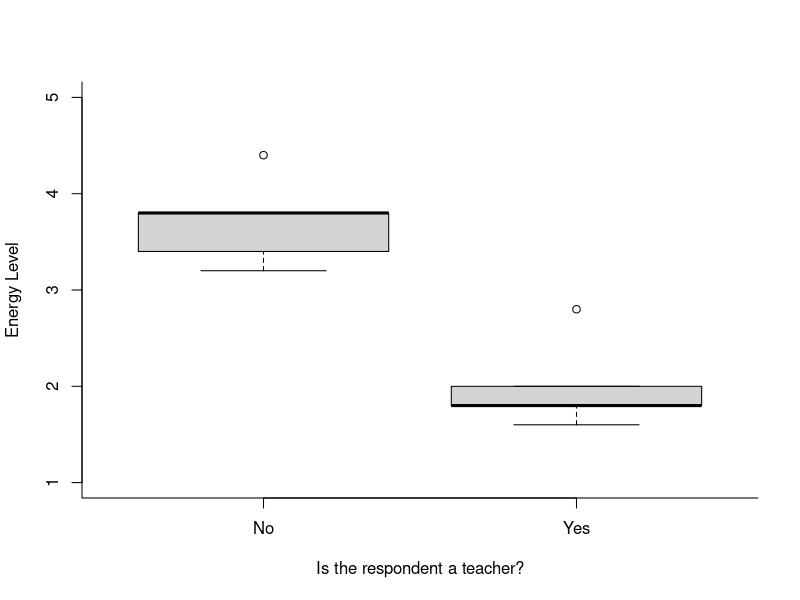

Write R code to recreate this figure.
## ---- chunk 1
library(tufte)
# invalidate cache when the tufte version changes
knitr::opts_chunk$set(tidy = FALSE, cache.extra = packageVersion('tufte'))
options(htmltools.dir.version = FALSE)
## ---- chunk 2
dat<- read.csv("SchoolSurvey.csv")
## ---- chunk 3
knitr::kable(dat,align=rep('c',7))
## ---- chunk 4
dat<- read.csv("SchoolSurvey.csv")
## ---- chunk 5
dat
## ---- chunk 6
head(dat)
## ---- chunk 7
tail(dat)
## ---- chunk 8
str(dat)
## ---- chunk 9
names(dat)
## ---- chunk 10
dput(names(dat))
## ---- chunk 11
dat$Lik1
## ---- chunk 12
dat[ ,"Lik1"]
## ---- chunk 13
dat[1:3,"Lik1"]
## ---- chunk 14
dat[1:3, 2]
## ---- chunk 15
Likerts<- c("Lik1", "Lik2", "Lik3", "Lik4", "Lik5")
Likerts
## ---- chunk 16
dat[ ,Likerts]
## ---- chunk 17
dat[ ,c("Lik1","Teacher") ]
## ---- chunk 18
summary(dat)
## ---- chunk 19
summary(dat$Lik1)
## ---- chunk 20
summary(dat[1:3,"Lik1"])
## ---- chunk 21
summary(dat[,Likerts])
## ---- chunk 22
minX <- min(dat$Lik1)
maxX <- max(dat$Lik1)
medX <- median(dat$Lik1)
## ---- chunk 23
minX
medX
maxX
## ---- chunk 24
maxX - minX
## ---- chunk 25
mean(dat$Lik1)
var(dat$Lik1)
sd(dat$Lik1)
## ---- chunk 26
dat$Energy<- apply(dat[ ,Likerts], MARGIN = 1, mean)
# Let's view the data frame:
dat
# Let's perform the summary function on the new variable.
summary(dat$Energy)
## ---- chunk 27
head(dat)
## ---- chunk 28
dat$EnergySum<- apply(dat[ , Likerts], 1,sum)
head(dat)
## ---- chunk 29
par(bty="l")
boxplot(dat$Energy ~ dat$Teacher,
        ylim=c(1,5),
        ylab="Energy Level", 
        xlab="Is the respondent a teacher?")
